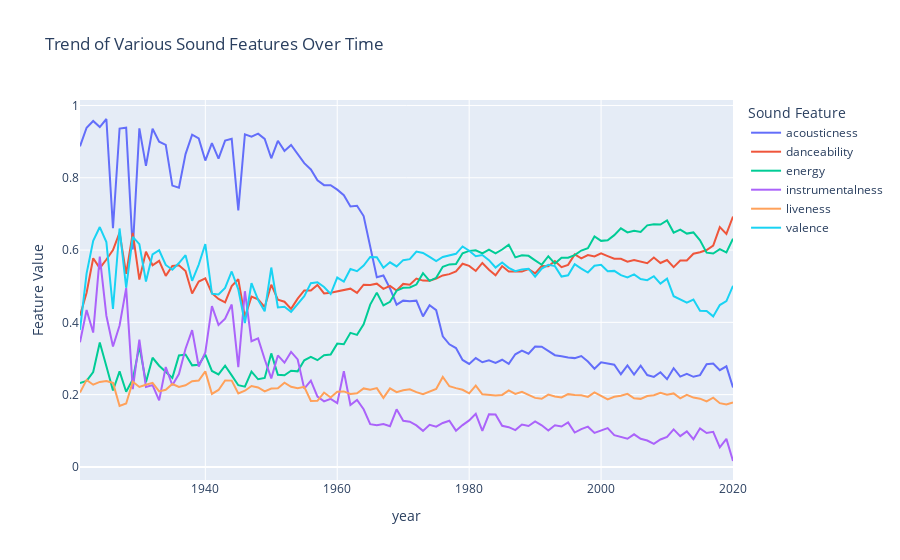

Write notebook code for a chart like this one.
### Code cell
# Define features to plot
sound_features = ['acousticness', 'danceability', 'energy', 'instrumentalness', 'liveness', 'valence']

# Create line plot
fig = px.line(
    year_data,
    x='year',
    y=sound_features,
    title='Trend of Various Sound Features Over Time',
    labels={'value': 'Feature Value', 'variable': 'Sound Feature'},
)

# Show the plot
fig.show()
